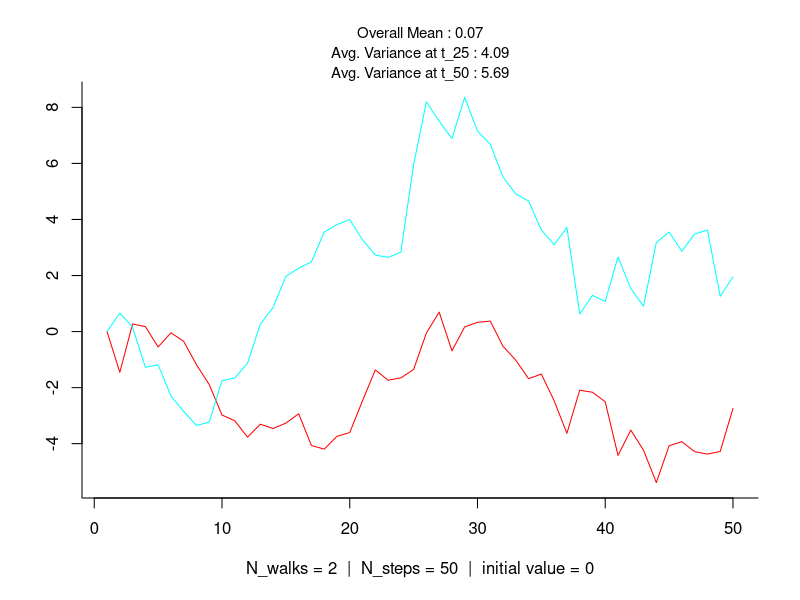
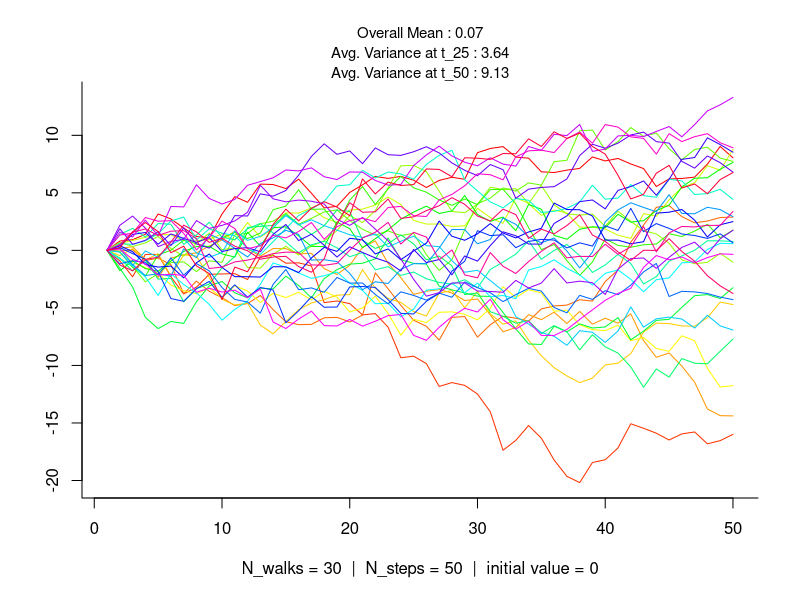
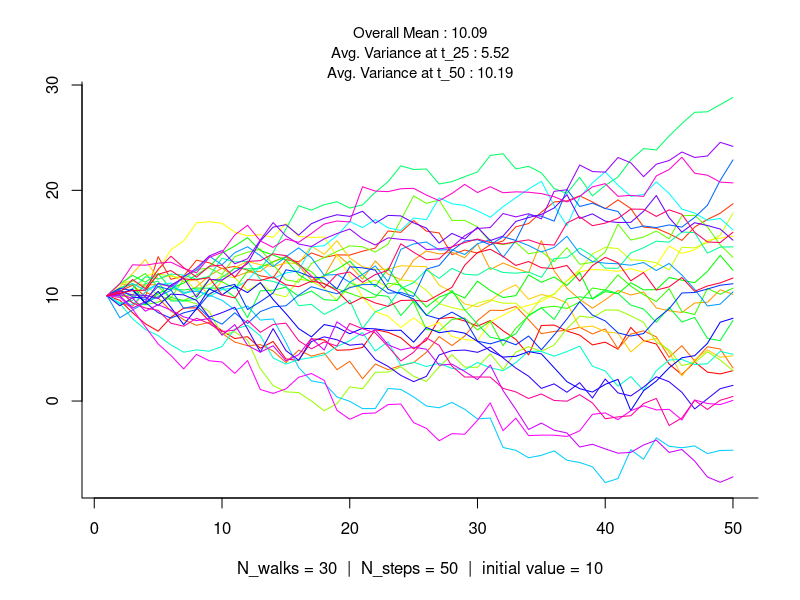
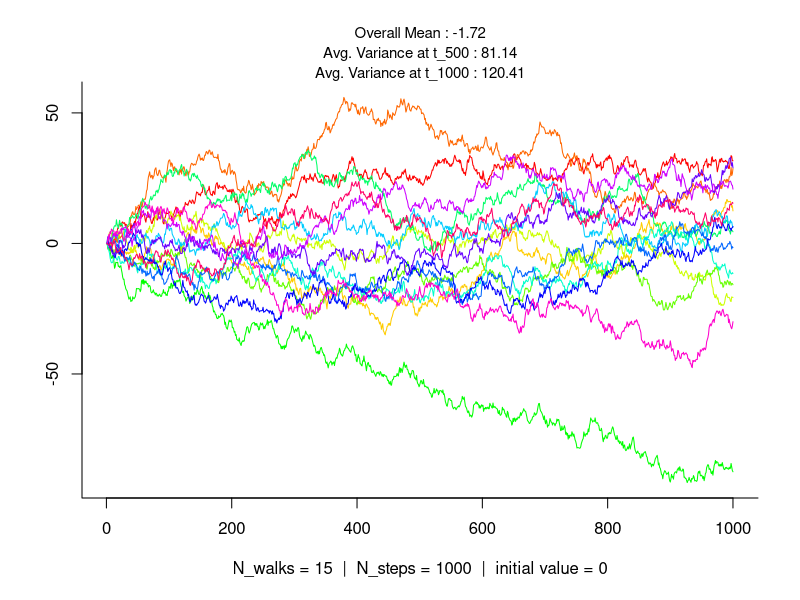
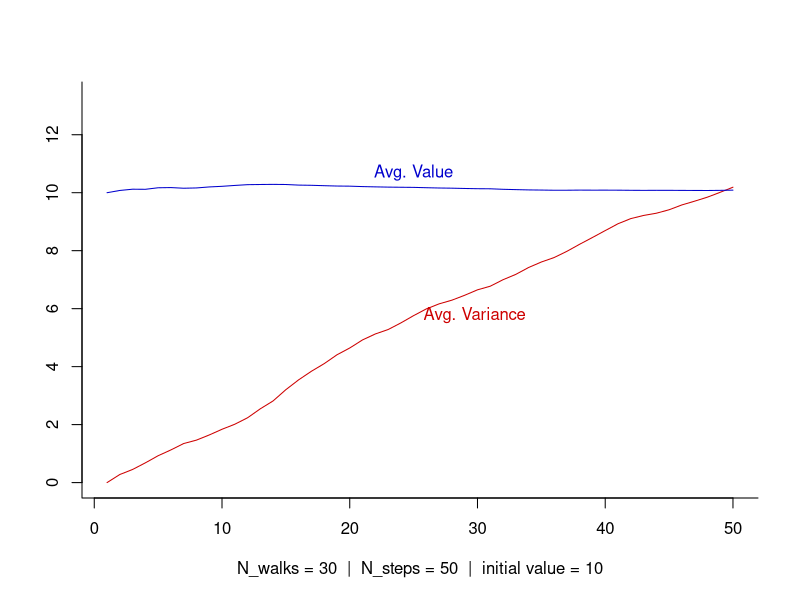
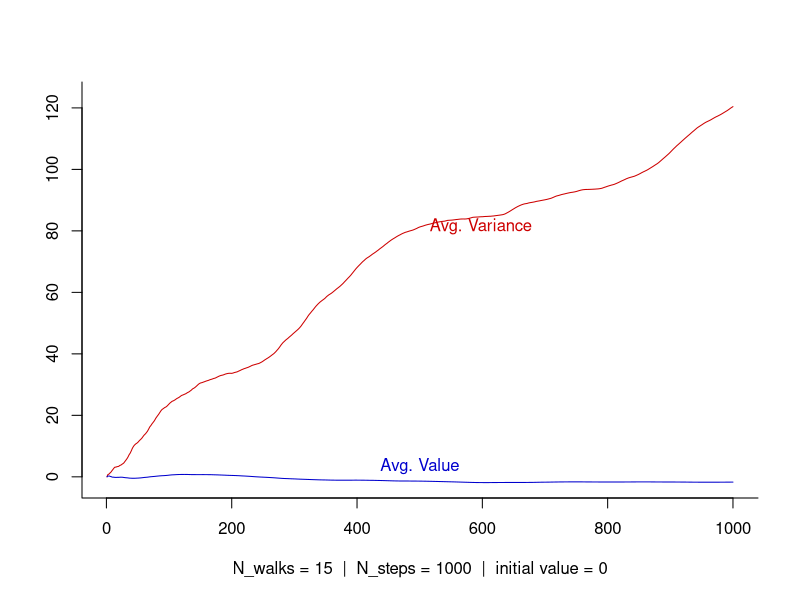
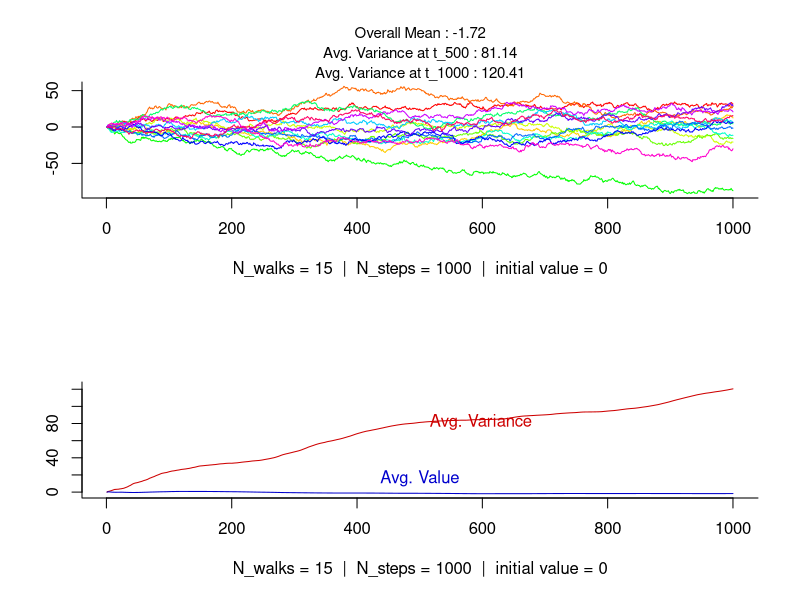
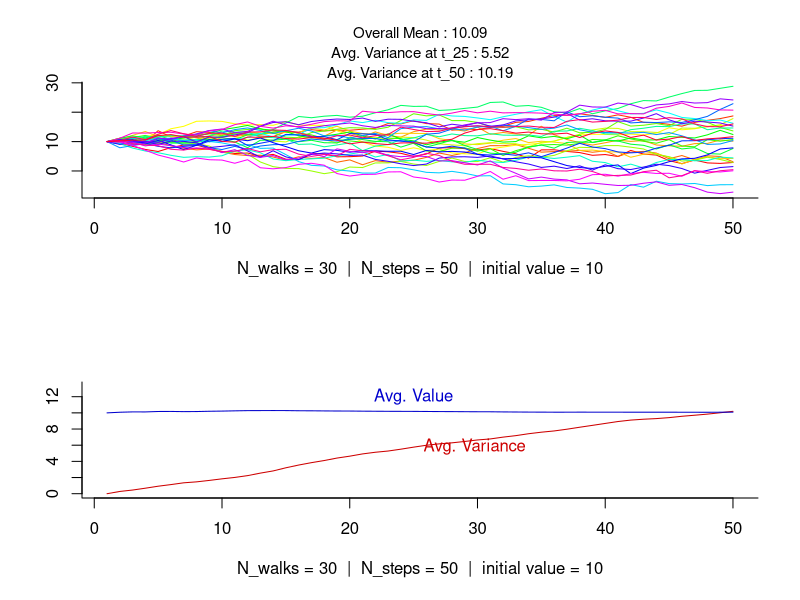

Write R code to recreate these figures, in order.
#=================================#
#====== SIMPLE RANDOM WALKS ======#
#=================================#

# Author: Jonah Gabry (jsg2201@columbia.edu)
# Written using R version 3.1.1 on Mac OS X 10.9.3


# Function to generate N_walks random walks of length N_steps with y[1] = init,
# y[t+1] = y[t] + Normal(0,1)
random_walks <- function(N_walks, N_steps, init = 0) {
  walk <- function(...) {
    y <- c(init, rep(NA, N_steps - 1))
    for(i in 2:N_steps){
      y[i] <- y[i-1] + rnorm(1)
    }
    y
  }
  
  replicate(N_walks, walk(N_steps))
}


# Function to plot the random walks
plot_random_walks <- function(walks) {
  title <- paste("N_walks =", ncol(walks), 
                 " |  N_steps =", nrow(walks), 
                 " |  initial value =", walks[1,1])
  
  plot(ts(walks), plot.type = "single", bty = "l", col = rainbow(ncol(walks)),
       main = "", xlab = title, ylab = "")
  
  mean <- round(mean(walks), 2)
  mean_lab <- paste("Overall Mean :", mean)
  var <- round(mean(apply(walks, 2, var)), 2)
  var_lab1 <- paste0("Avg. Variance at t_", nrow(walks), " : ", var)
  var_half <- round(mean(apply(walks[1:nrow(walks)/2,], 2, var)), 2)
  var_lab2 <- paste0("Avg. Variance at t_", nrow(walks)/2, " : ", var_half)
  
  mtext(var_lab1, side = 3, cex = 0.9)
  mtext(var_lab2, side = 3, line = 1, cex = 0.9)
  mtext(mean_lab, side = 3, line = 2, cex = 0.9)
}


# 2 random walks of length 50, init = 0
walk_sims_2_50 <- random_walks(N_walks = 2, N_steps = 50)
plot_random_walks(walk_sims_2_50)

# 30 random walks, each of length 50, init = 0
walk_sims_30_50 <- random_walks(N_walks = 30, N_steps = 50)
plot_random_walks(walk_sims_30_50)

# 30 random walks, each of length 50, init = 10
walk_sims_30_50_init10 <- random_walks(N_walks = 30, N_steps = 50, init = 10)
plot_random_walks(walk_sims_30_50_init10)

# 15 random walks, each of length 1000, init = 0
walk_sims_15_1000 <- random_walks(N_walks = 15, N_steps = 1000)
plot_random_walks(walk_sims_15_1000)


# Look at how the average value of the walks stays roughly constant while the
# average variance of the walks continues to grow as t increases
plot_mean_var <- function(walks) {
  title <- paste("N_walks =", ncol(walks), 
                 " |  N_steps =", nrow(walks), 
                 " |  initial value =", walks[1,1])
  
  mean <- walks[1,1]
  var <- 0
  for (j in 2:nrow(walks)) {
    mean <- c(mean, mean(walks[1:j, ]))
    var <- c(var, mean(apply(walks[1:j, ], 2, var)))
  }
  line_cols <- c("red3", "blue3")
  plot(ts(cbind(var, mean)), plot.type = "single", bty = "l",
       ylim = c(min(mean, var), max(mean, var) + 3),
       col = line_cols, ylab = "", xlab = title)
  
  txt_x <- nrow(walks)/2
  text(x = txt_x, y = c(var[txt_x], mean[txt_x]), pos = c(4,3), col = line_cols,
       labels = c("Avg. Variance", "Avg. Value"))
}

plot_mean_var(walk_sims_30_50_init10)
plot_mean_var(walk_sims_15_1000)


# Look at plot of walks and plot of mean/variance side by side
par(mfrow = c(2,1))
plot_random_walks(walk_sims_15_1000)
plot_mean_var(walk_sims_15_1000)

plot_random_walks(walk_sims_30_50_init10)
plot_mean_var(walk_sims_30_50_init10)